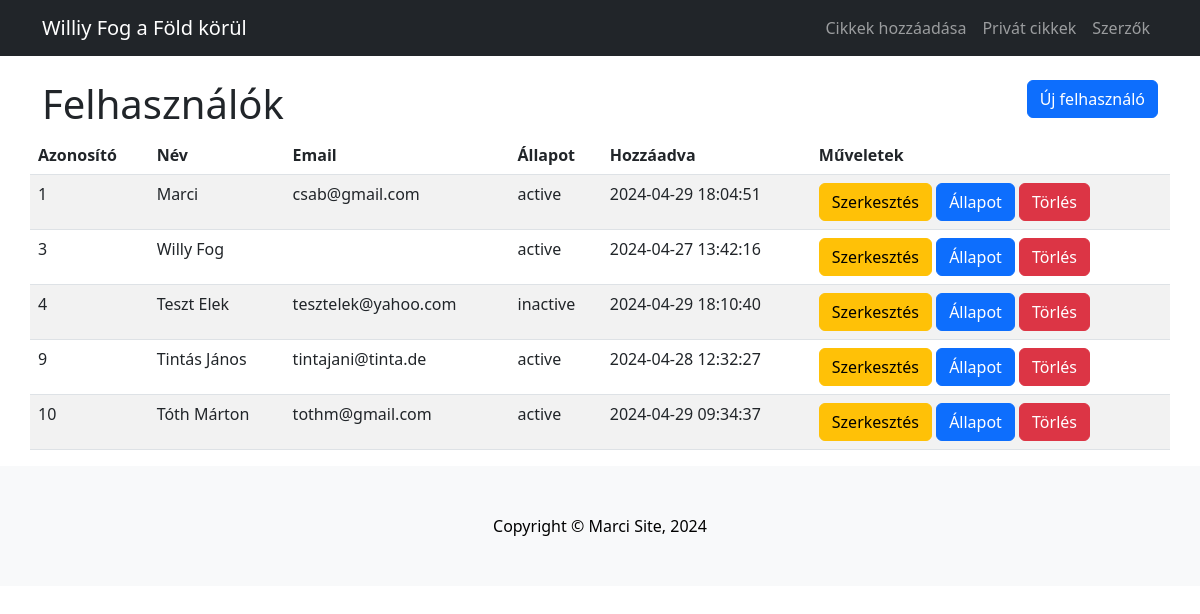
Page /private-user.php on the committed database.
### tables this page shows
CREATE TABLE `user` (
  `id` int(11) NOT NULL,
  `name` varchar(255) NOT NULL,
  `email` varchar(255) NOT NULL,
  `status` varchar(255) DEFAULT NULL,
  `created_at` timestamp NOT NULL DEFAULT current_timestamp() ON UPDATE current_timestamp()
);

### Helpers/functions.php (called while the page is built, shortened)
<?php
if(!function_exists('view')) {
    function view($view, $data = []) {
        extract($data);
        include_once BASE_PATH . '/Templates/common/header.view.php';
        include_once BASE_PATH . '/Templates/common/topnavbar.view.php';
        include_once BASE_PATH . '/Templates/' . $view . '.view.php';
        include_once BASE_PATH . '/Templates/common/footer.view.php';
    }
}

### Controllers/PrivateUserController.php (called while the page is built, shortened)
<?php
require_once REPOSITORY_PATH . '/UserRepository.php';
class PrivateUserController
{
    public function index()
    {
        $userRepository = new UserRepository();
        $users = $userRepository->getAll();
        view('private/users/index', ['users' => $users]);
    }
}

### private-user.php (called while the page is built, shortened)
<?php
require_once CONTROLLER_PATH . '/PrivateUserController.php';
$controller = new PrivateUserController();
$controller->index();

### Repositories/Repository.php (called while the page is built, shortened)
<?php
class Repository
{
    public function __construct()
    {
        $connString = sprintf('mysql:host=%s;dbname=%s;charset=%s', DB_HOST, DB_NAME, DB_CHARSET);
        $this->db = new \PDO($connString, DB_USER, DB_PASS);
        $this->returnType = \PDO::FETCH_ASSOC;
    }
}

### Repositories/UserRepository.php (called while the page is built, shortened)
<?php
require_once REPOSITORY_PATH . '/Repository.php';
class UserRepository extends Repository
{
    protected $table = 'user';
    protected $returnType = \PDO::FETCH_ASSOC;
    public function getAll()
    {
        $sql = sprintf('SELECT `id`, `name`, `email`, `status`, `created_at` FROM `%s`', $this->table);
        $stmt = $this->db->query($sql);
        return $stmt->fetchAll($this->returnType);
    }
}

### Templates/private/users/index.view.php (the view, shortened to what this page needs)
<?php require_once CONTROLLER_PATH . '/PrivateUserController.php'; ?>
<div class="container">
    <div class="row mt-4">
        <div class="col">
            <h1>Felhasználók</h1>
        </div>
        <div class="col text-end">
            <a href="<?= BASE_URL ?> /create-user.php" class="btn btn-primary">Új felhasználó</a>
        </div>
    </div>
    <div class="row">
        <table class="table table-striped datatable" style="width:100%">
            <thead>
                <tr>
                    <th>Azonosító</th>
                    <th>Név</th>
                    <th>Email</th>
                    <th>Állapot</th>
                    <th>Hozzáadva</th>
                    <th>Műveletek</th>
                </tr>
            </thead>
            <tbody>
            <?php foreach($users as $user): ?>
                <tr>
                    <td><?= $user['id'] ?></td>
                    <td><?= $user['name'] ?></td>
                    <td><?= $user['email'] ?></td>
                    <td><?= $user['status'] ?></td>
                    <td><?= $user['created_at'] ?></td>
                    <td>
                        <a href="<?= BASE_URL ?>/private-user-edit.php?id=<?= $user['id'] ?>" class="btn btn-warning">Szerkesztés</a>
                        <button onclick="confirmStatusChange(<?= $user['id'] ?>)" class="btn btn-primary">Állapot</button>
                        <a href="<?= BASE_URL ?>/private-user-delete.php?id=<?= $user['id'] ?>" class="btn btn-danger">Törlés</a>
                    </td>
                </tr>
            <?php endforeach; ?>
            </tbody>
        </table>
    </div>
</div>
<?php require_once TEMPLATE_PATH . '/common/footer.view.php' ?>

### rows in the picture
user: id "1", name "Marci", email "csab@gmail.com", status "active", created_at "2024-04-29 18:04:51"
user: id "3", name "Willy Fog", status "active", created_at "2024-04-27 13:42:16"
user: id "4", name "Teszt Elek", email "tesztelek@yahoo.com", status "inactive", created_at "2024-04-29 18:10:40"
user: id "9", name "Tintás János", email "tintajani@tinta.de", status "active", created_at "2024-04-28 12:32:27"
user: id "10", name "Tóth Márton", email "tothm@gmail.com", status "active", created_at "2024-04-29 09:34:37"
